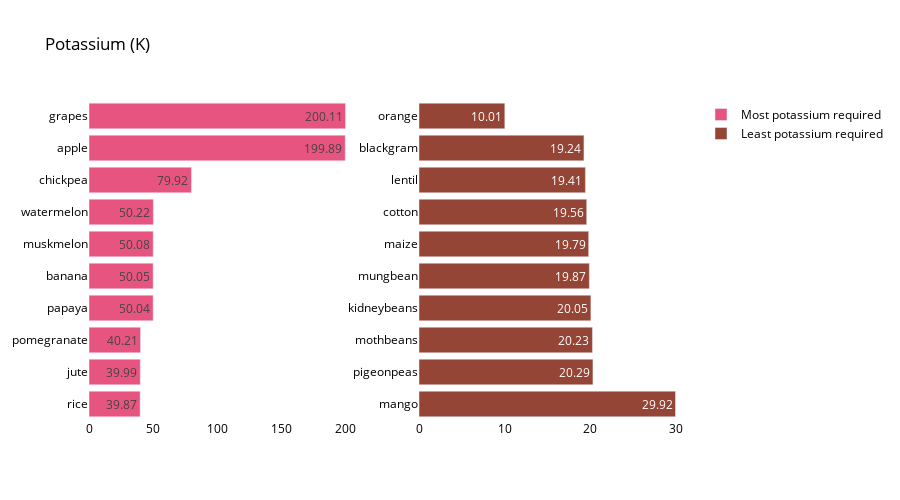

Source (notebook cell):
### Code cell
crop_summary_K = crop_summary.sort_values(by='K', ascending=False)

fig = make_subplots(rows=1, cols=2)

top = {
    'y' : crop_summary_K['K'][0:10].sort_values().index,
    'x' : crop_summary_K['K'][0:10].sort_values()
}

last = {
    'y' : crop_summary_K['K'][-10:].index,
    'x' : crop_summary_K['K'][-10:]
}

fig.add_trace(
    go.Bar(top,
           name="Most potassium required",
           marker_color=random.choice(colorarr),
           orientation='h',
          text=top['x']),

    row=1, col=1
)

fig.add_trace(
    go.Bar(last,
           name="Least potassium required",
           marker_color=random.choice(colorarr),
           orientation='h',
          text=last['x']),
    row=1, col=2
)
fig.update_traces(texttemplate='%{text}', textposition='inside')
fig.update_layout(title_text="Potassium (K)",
                  plot_bgcolor='white',
                  font_size=12,
                  font_color='black',
                 height=500)

fig.update_xaxes(showgrid=False)
fig.update_yaxes(showgrid=False)
fig.show()

### Figure 1 — Plotly figure (JSON) as saved in the notebook; plotly's stock layout.template omitted (floating-point values rounded to 4 significant figures)
{"data": [{"marker": {"color": "#E75480"}, "name": "Most potassium required", "orientation": "h", "text": [39.87, 39.99, 40.21, 50.04, 50.05, 50.08, 50.22, 79.92, 199.9, 200.1], "textposition": "inside", "texttemplate": "%{text}", "type": "bar", "x": [39.87, 39.99, 40.21, 50.04, 50.05, 50.08, 50.22, 79.92, 199.9, 200.1], "xaxis": "x", "y": ["rice", "jute", "pomegranate", "papaya", "banana", "muskmelon", "watermelon", "chickpea", "apple", "grapes"], "yaxis": "y"}, {"marker": {"color": "#954535"}, "name": "Least potassium required", "orientation": "h", "text": [29.92, 20.29, 20.23, 20.05, 19.87, 19.79, 19.56, 19.41, 19.24, 10.01], "textposition": "inside", "texttemplate": "%{text}", "type": "bar", "x": [29.92, 20.29, 20.23, 20.05, 19.87, 19.79, 19.56, 19.41, 19.24, 10.01], "xaxis": "x2", "y": ["mango", "pigeonpeas", "mothbeans", "kidneybeans", "mungbean", "maize", "cotton", "lentil", "blackgram", "orange"], "yaxis": "y2"}], "layout": {"font": {"color": "black", "size": 12}, "height": 500, "plot_bgcolor": "white", "title": {"text": "Potassium (K)"}, "xaxis": {"anchor": "y", "domain": [0, 0.45], "showgrid": false}, "xaxis2": {"anchor": "y2", "domain": [0.55, 1], "showgrid": false}, "yaxis": {"anchor": "x", "domain": [0, 1], "showgrid": false}, "yaxis2": {"anchor": "x2", "domain": [0, 1], "showgrid": false}}}
